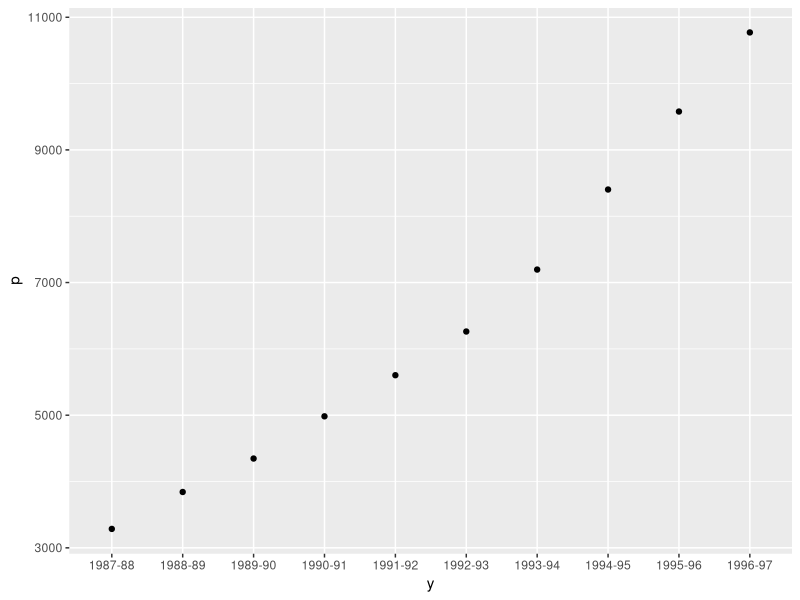

Source code (R):
#page number-153
library(ggplot2)
y<-c("1987-88","1988-89","1989-90","1990-91","1991-92","1992-93","1993-94","1994-95","1995-96","1996-97")
p<-c(3285.4,3842.1,4346.5,4983,5602.9,6261.7,7195.7,8402.6,9578.4,10771.2)
d<- data.frame(y,p)
d
str(d)
#plot(d$p~d$y)
ggplot(d, aes(x=y, y=p)) + geom_line() + geom_point()
